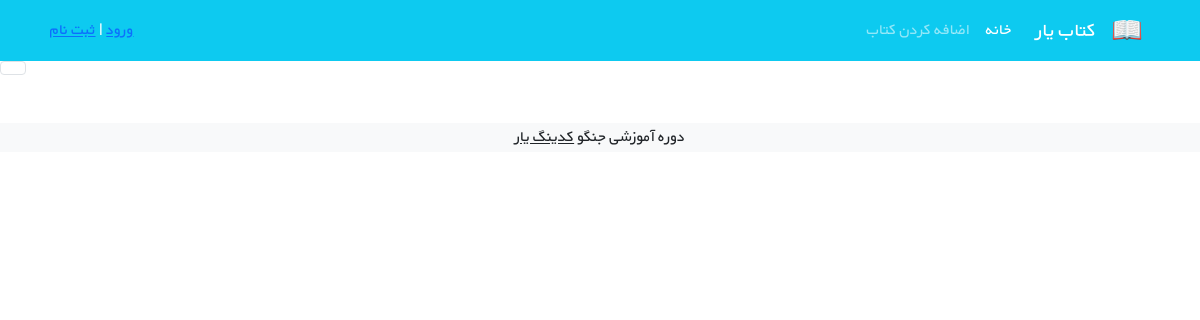
The page /books/ on the database as committed earlier.
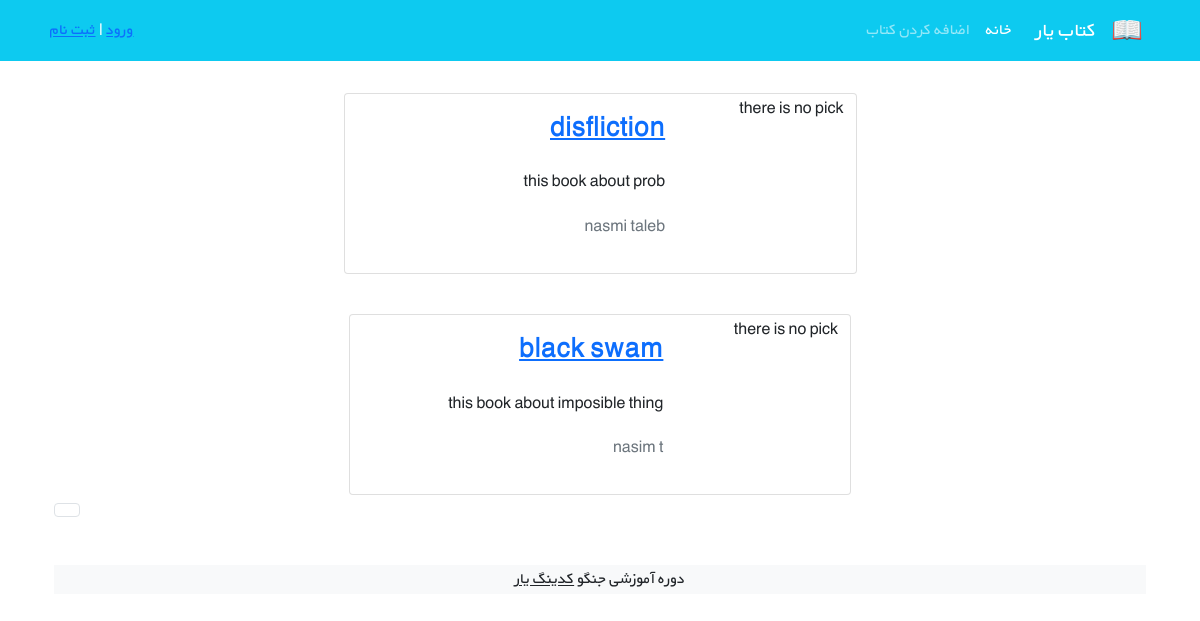
The same page on the database as committed later.
### books/models.py (models this page shows, shortened)
class Book(models.Model):
    title= models.CharField(max_length=200)
    authors=models.CharField(max_length=200)
    content=models.TextField()
    price= models.DecimalField(max_digits=5,decimal_places=2)
    cover= models.ImageField(upload_to='covers/',blank=True)
    def get_absolute_url(self):
        return reverse("book_detail", args=[self.id] )

### books/views.py (the view)
# urls.py: path('', BookListView.as_view() , name='book_list'),
class BookListView(generic.ListView):
    model = Book
    paginate_by = 2
    template_name = 'books/book_list.html'
    context_object_name = 'books'

### books/templates/books/book_list.html (shortened to what this page needs)
{% extends '_base.html' %}
{% block content %}
{% for book in books  %}
    <div class="container mt-4">
        <div class="row flex-row-reverse justify-content-md-center">
            <div class="card m-2" style="max-width: 45%">
                <div class="row g-0 h-100" dir="rtl">
                    <div class="col-md-4">
                        {% if book.cover %}
                        <img src="{{ book.cover.url }}">
                        {% else %}
                        there is no pick
                        {% endif %}
                    </div>
                    <div class="col-md-8 h-100">
                        <div class="d-flex flex-column justify-content-between h-100">
                            <div class="card-body">
                                <a href="{{book.get_absolute_url}}"> <h3 class="card-title"><strong>    {{book.title}}  </strong></h3> </a>
                                <p class="card-text pt-3">       {{book.content|truncatechars:80}}  </p>
                                <p class="text-muted">{{book.authors}} </p>
                            </div>
                        </div>
                    </div>
                </div>
            </div>
    </div>
    {% endfor %}
    <nav aria-label="Page navigation example">
        <ul class="pagination">
          <li class="page-item"><a class="page-link" href="#"> {{page_obj.has_number}}   </a></li>
        </ul>
    </nav>
    <footer class="bg-light text-center text-lg-start mt-5">
      <div class="text-center bg-grey">
          <p>دوره آموزشی جنگو <a class="text-dark" href="https://codingyar.com/" target="_blank">کدینگ یار</a></p>
      </div>
    </footer>
{% endblock content %}

### templates/_base.html (shortened to what this page needs)
{% load static %}
<!DOCTYPE html>
<html>
<head>
    <link href="https://cdn.jsdelivr.net/npm/bootstrap@5.1.3/dist/css/bootstrap.min.css" rel="stylesheet"
>
    <link rel="stylesheet" href="{% static 'css/style.css' %}">
</head>
<body>
    <nav class="navbar navbar-expand-lg navbar-dark bg-info" dir="rtl">
        <div class="container">
            <a class="navbar-brand" href="#">
                <img src="{% static 'icons/book.png' %}" alt="" height="30"
                     class="d-inline-block align-text-top">
            </a>
            <a class="navbar-brand mx-3" href="#">کتاب یار</a>
            <div class="collapse navbar-collapse" id="navbarNavAltMarkup">
                <div class="navbar-nav">
                    <a class="nav-link active" aria-current="page" href="{% url 'book_list' %}">خانه</a>
                    <a class="nav-link" href="{% url 'book_create' %}">اضافه کردن کتاب</a>
                </div>
            </div>
            <div class="mx-2 text-white">
                {% if user.is_authenticated %}
                خوش آمدی {{user.username}} | <a class="link-light text-decoration-none" href="{% url 'logout' %}">خروج</a></div>
                {% else %}
                <a href="{% url 'login' %}">ورود</a> | <a href="{% url 'signup' %}">ثبت نام</a>
                {% endif %}
            </div>
    </nav>
{% block content %}
{% endblock content %}
</body>
</html>

### static/css/style.css (style rules this page uses)
* { font-family: 'BYekan', sans-serif; line-height: 1.8rem; }

Rows that differ between the two databases and show on the page:
added Book: cover "there is no pick", title "disfliction", content "this book about prob", authors "nasmi taleb"
added Book: cover "there is no pick", title "black swam", content "this book about imposible thing", authors "nasim t"
